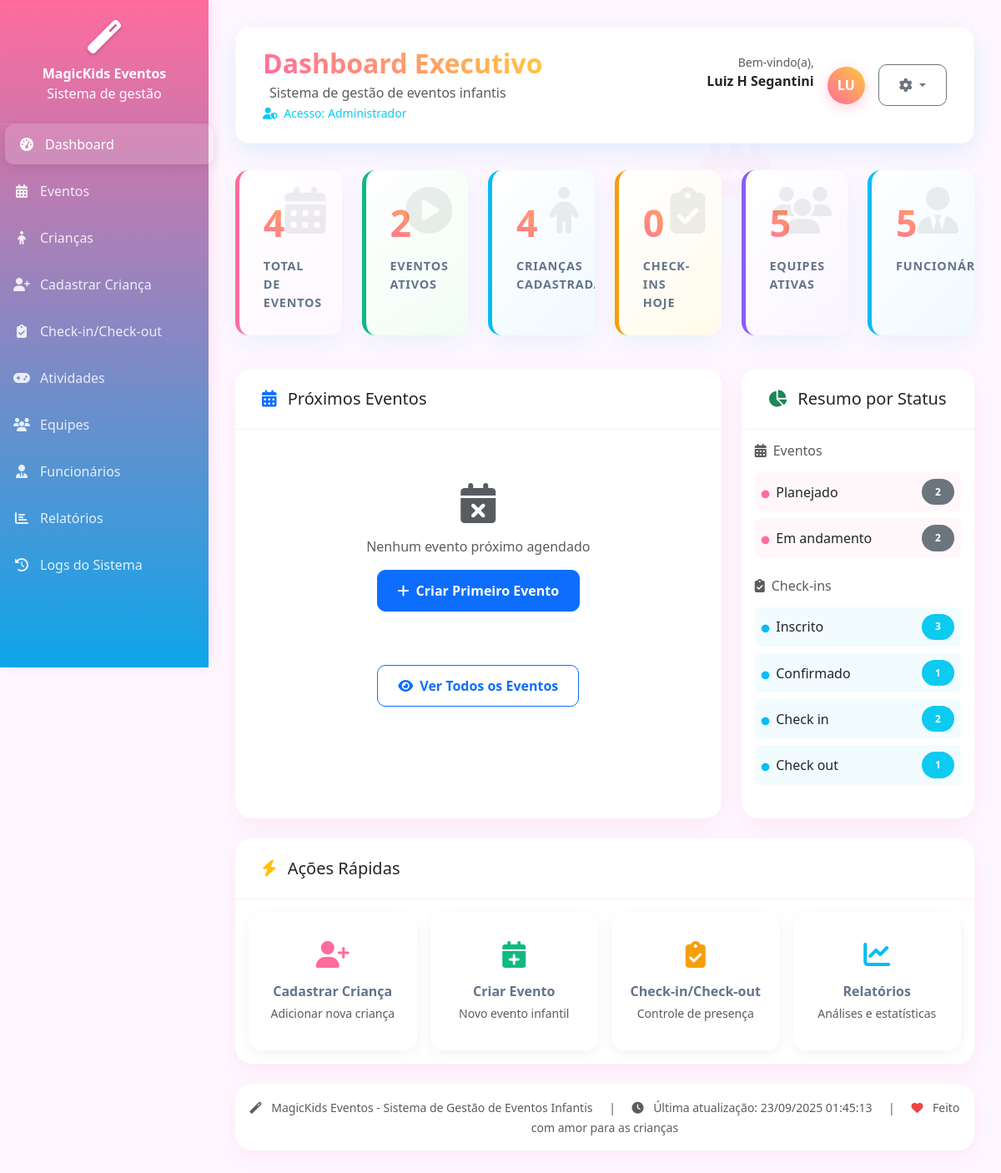
Screenshot of /dashboard_eventos.php (signed in) with the database file from the repository.
### tables this page shows
CREATE TABLE IF NOT EXISTS `usuarios` (
  `id` int(11) NOT NULL AUTO_INCREMENT,
  `nome_completo` varchar(255) NOT NULL,
  `cpf` varchar(14) NOT NULL,
  `email` varchar(255) NOT NULL,
  `cargo` varchar(100) DEFAULT NULL,
  `login` varchar(50) NOT NULL,
  `senha` varchar(255) NOT NULL,
  `perfil` enum('administrador','coordenador','animador','monitor','auxiliar') NOT NULL,
  `data_criacao` timestamp NOT NULL DEFAULT current_timestamp(),
  `data_atualizacao` timestamp NOT NULL DEFAULT current_timestamp() ON UPDATE current_timestamp(),
  PRIMARY KEY (`id`),
  UNIQUE KEY `cpf` (`cpf`),
  UNIQUE KEY `email` (`email`),
  UNIQUE KEY `login` (`login`)
);

### dashboard_eventos.php (the view, shortened to what the rows shown need)
<?php
require_once 'includes/auth.php';
try {
    $currentUser = getCurrentUser();
} catch (Exception $e) {
    error_log("Erro no dashboard: " . $e->getMessage());
    $dashboardData = [
        'total_eventos' => 0,
        'eventos_ativos' => 0,
        'total_criancas' => 0,
        'criancas_checkin' => 0,
        'total_equipes' => 0,
        'total_funcionarios' => 0,
        'proximos_eventos' => [],
        'eventos_hoje' => [],
        'aniversariantes_mes' => [],
        'evento_status_summary' => ['planejado' => 0, 'em_andamento' => 0, 'concluido' => 0, 'cancelado' => 0],
        'checkin_status_summary' => ['inscrito' => 0, 'check-in' => 0, 'check-out' => 0],
        'minhas_atividades' => []
    ];
    $currentUser = getCurrentUser();
}
?>
<!DOCTYPE html>
<html lang="pt-BR">
<head>
    <link href="https://cdnjs.cloudflare.com/ajax/libs/bootstrap/5.3.2/css/bootstrap.min.css" rel="stylesheet">
    <link href="https://cdnjs.cloudflare.com/ajax/libs/font-awesome/6.4.0/css/all.min.css" rel="stylesheet">
    <link rel="stylesheet" href="assets/css/dashboard_eventos.css">
    <link rel="stylesheet" href="assets/css/logout_modal.css">
</head>
<body>
    <main class="main-content">
        <div class="header-bar d-flex justify-content-between align-items-center">
            <div>
                <h2 class="mb-1 welcome-text">Dashboard Executivo</h2>
                <p class="text-muted mb-0"><i class="fas fa-sparkles me-2"></i>Sistema de gestão de eventos infantis</p>
                <small class="text-info">
                    <i class="fas fa-user-shield me-1"></i>
                    Acesso: <?php echo ucfirst($currentUser['perfil']); ?>
                </small>
            </div>
            <div class="d-flex align-items-center">
                <div class="me-3 text-end">
                    <small class="text-muted d-block">Bem-vindo(a),</small>
                    <strong class="d-block"><?php echo htmlspecialchars($currentUser['nome_completo']); ?></strong>
                    <span class="badge bg-gradient" style="background: linear-gradient(45deg, var(--primary-color), var(--secondary-color));">
                    </span>
                </div>
                <div class="user-avatar">
                    <?php echo strtoupper(substr($currentUser['nome_completo'], 0, 2)); ?>
                </div>
                <div class="dropdown ms-3">
                    <button class="btn btn-outline-secondary dropdown-toggle" type="button" data-bs-toggle="dropdown">
                    </button>
                </div>
            </div>
        </div>
    </main>
</body>
</html>

### rows the page displays
usuarios: perfil "Administrador", nome_completo "Luiz H Segantini", nome_completo "LU"

### other values shown
$dashboardData['total_eventos'] "4"
$dashboardData['eventos_ativos'] "2"
$dashboardData['total_criancas'] "4"
$dashboardData['criancas_checkin'] "0"
$dashboardData['total_equipes'] "5"
$dashboardData['total_funcionarios'] "5"
str_replace('_', ' ', $status) "Planejado"
$count "2"
str_replace('_', ' ', $status) "Em andamento"
str_replace(['_', '-'], ' ', $status) "Inscrito"
$count "3"
str_replace(['_', '-'], ' ', $status) "Confirmado"
$count "1"
str_replace(['_', '-'], ' ', $status) "Check in"
str_replace(['_', '-'], ' ', $status) "Check out"
